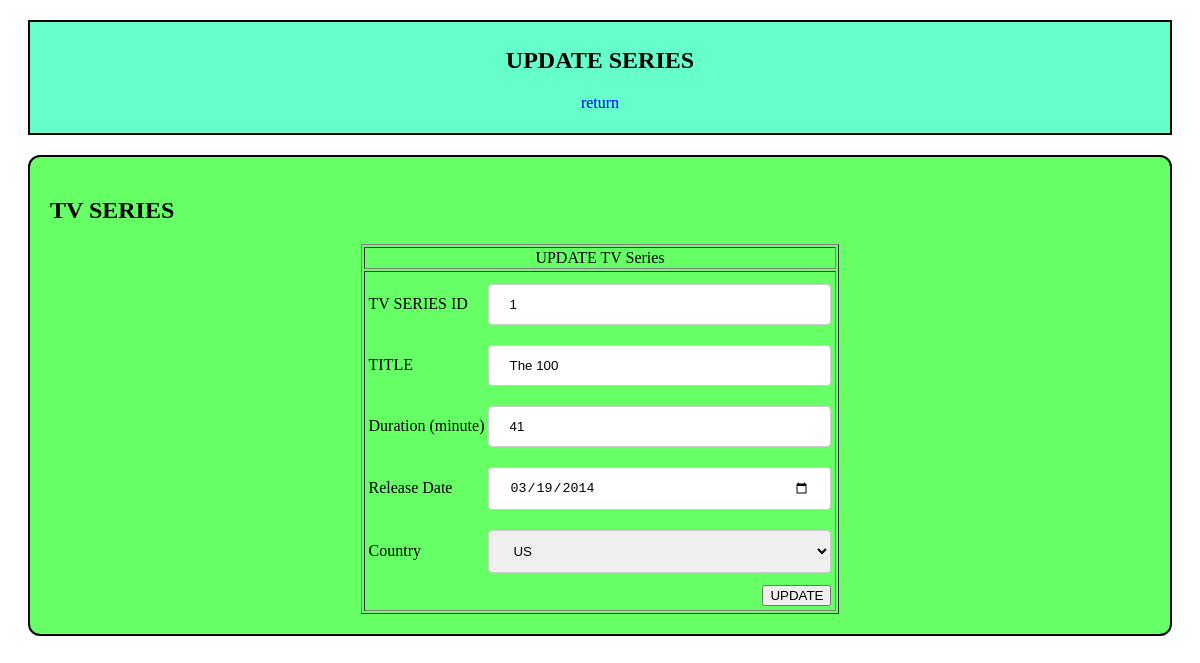
Page /admin/edittvseries.php?id=1 on the committed database.
### tables this page shows
CREATE TABLE `tvseries` (
  `TvSeries_ID` int(11) NOT NULL,
  `TvSeries_Title` varchar(50) NOT NULL,
  `TvSeries_Duration` int(11) NOT NULL,
  `Release_Date` date NOT NULL,
  `TvSeries_Country` varchar(25) NOT NULL
);

### admin/edittvseries.php (the view, shortened to what this page needs)
<?php
include "connection.php";
$id = $_GET['id'];
$qry = mysqli_query($conn,"select * from tvseries where TvSeries_ID='$id'");
$data = mysqli_fetch_array($qry);
?>
<html>
<head>
<link rel="stylesheet" href="styles.css">
</head>
<body>
<div class="head">
<h2>UPDATE SERIES</h2>
<p ><a href="viewtvseries.php">return</a></p>
</div>
<div class="BODY" >
<h2>TV SERIES</h2>
<table border="1", align="center">
  <tr>
    <td align="center">UPDATE TV Series</td>
  </tr>
  <tr>
    <td>
      <table>
        <form method="GET" action="<?php echo $_SERVER['PHP_SELF'];?>">
		<tr>
          <td>TV SERIES ID</td>
          <td><input type="text" name="TvSeries_ID" value="<?php echo $data['TvSeries_ID']; ?>">
          </td>
        </tr>
        <tr>
          <td>TITLE</td>
          <td><input type="text" name="TvSeries_Title" value="<?php echo $data['TvSeries_Title']; ?>">
          </td>
        </tr>
        <tr>
          <td>Duration (minute)</td>
          <td><input type="number" name="TvSeries_Duration" value="<?php echo $data['TvSeries_Duration']; ?>" >
          </td>
        </tr>
        <tr>
          <td>Release Date</td>
          <td><input type="date" id="Release_Date" name="Release_Date" value="<?php echo $data['Release_Date']; ?>">
          </td>
        </tr>
        <tr>
          <td>Country</td>
          <td>
		  <select name="TvSeries_Country" class="form-control" id="TvSeries_Country" >
			<option value="<?php echo $data['TvSeries_Country']; ?>" selected><?php echo $data['TvSeries_Country']; ?></option>
    </select>
          </td>
        </tr>
		<tr>
          <td></td>
          <td align="right"><input type="submit"
          name="submit" value="UPDATE"></td>
        </tr>
        </form>
        </table>
      </td>
    </tr>
</table>
</div>
</body>
</html>

### admin/styles.css (style rules this page uses)
.head a { text-decoration:none; }
.head { background-color: #66ffcc; color: black; text-align: center; border: 2px solid black; margin: 20px; padding: 5px; }
.BODY { background-color: #66ff66; color: BLACK; border: 2px solid black; margin: 20px; padding: 20px; border-radius: 12px; }
.BODY input[type=text], input[type=number],input[type=date],select { width: 100%; padding: 12px 20px; margin: 8px 0; display: inline-block; border: 1px solid #ccc; border-radius: 4px; box-sizing: border-box; }

### rows in the picture
tvseries: TvSeries_ID "1", TvSeries_Title "The 100", TvSeries_Duration "41", Release_Date "03/19/2014", TvSeries_Country "US"
